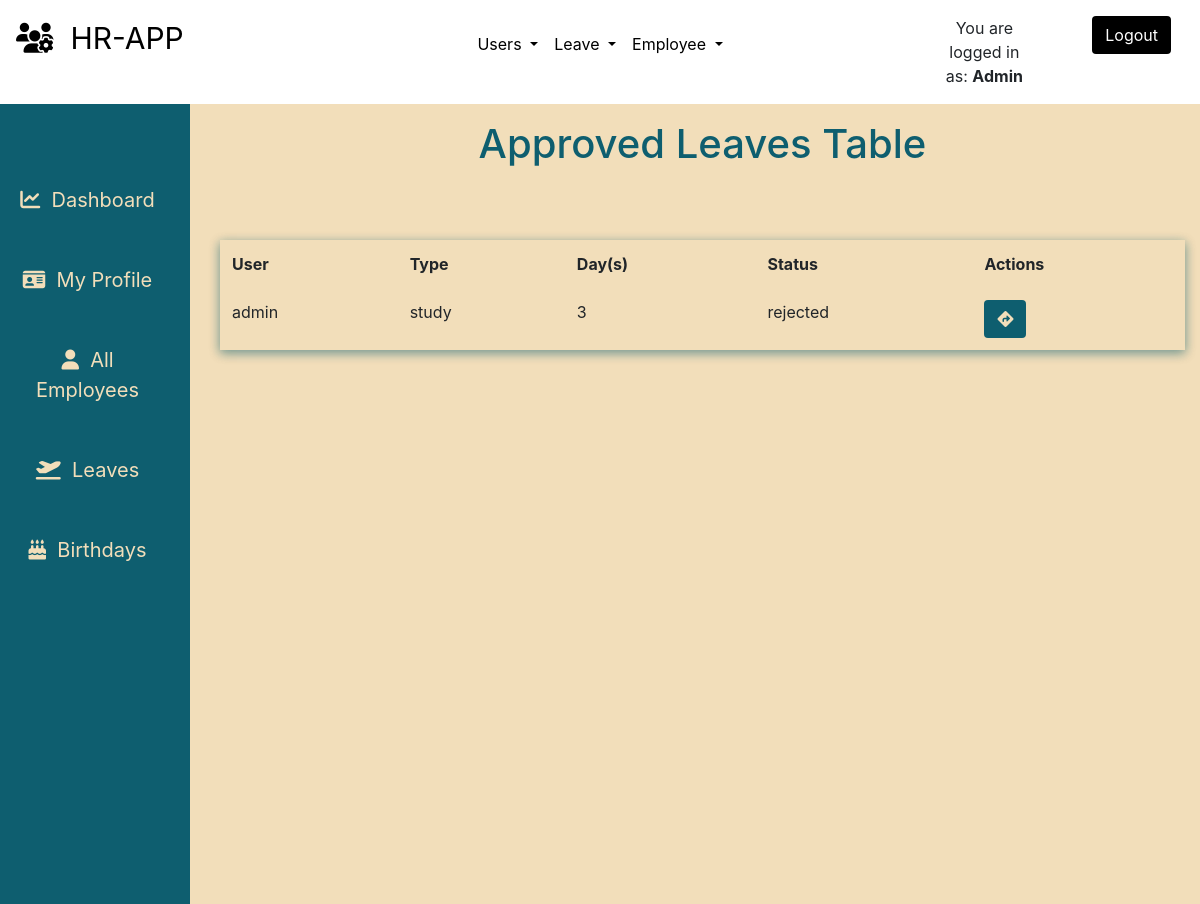
The app's page /leaves/leaves/rejected/all/ (signed in) with its own data.
### leaves/models.py (models this page shows, shortened)
class Leave(models.Model):
    SICK = 'sick'
    ANUAL = 'anual'
    EMERGENCY = 'emergency'
    STUDY = 'study'
    LEAVE_TYPE = (
    (SICK,'Sick Leave'),
    (ANUAL,'Anual Leave'),
    (EMERGENCY,'Emergency Leave'),
    (STUDY,'Study Leave'),
    )
    DAYS = 25
    user = models.ForeignKey(User,on_delete=models.CASCADE,default=1)
    startdate = models.DateField(verbose_name=_('Start Date'),help_text='leave start date is on ..',null=True,blank=False)
    enddate = models.DateField(verbose_name=_('End Date'),help_text='coming back on ...',null=True,blank=False)
    leavetype = models.CharField(verbose_name=_('Leave Type'),choices=LEAVE_TYPE,max_length=25,null=True,blank=False)
    reason = models.CharField(verbose_name=_('Reason for Leave'),max_length=255,help_text='add additional information for leave',null=True,blank=True)
    defaultdays = models.PositiveIntegerField(verbose_name=_('Leave days per year counter'),default=DAYS,null=True,blank=True)
    status = models.CharField(max_length=12,default='pending')
    is_approved = models.BooleanField(default=False)
    updated = models.DateTimeField(auto_now=True, auto_now_add=False)
    created = models.DateTimeField(auto_now=False, auto_now_add=True)
    objects = LeaveManager()
    class Meta:
        verbose_name = _('Leave')
        verbose_name_plural = ('Leaves')
        ordering = ['-created']
    @property
    def leave_days(self):
        days_count = ''
        startdate = self.startdate
        enddate = self.enddate
        if startdate > enddate:
            return
        dates = (enddate - startdate)
        return dates.days

### leaves/views.py (the view)
# urls.py: path('leaves/rejected/all/', views.rejected_leaves, name='rejected_leaves')
def rejected_leaves(request):
	if not (request.user.is_superuser and request.user.is_staff):
		return redirect('/')
	leaves = Leave.objects.all_rejected_leaves()
	paginator = Paginator(leaves, 5)
	page = request.GET.get('page')
	leave_list = paginator.get_page(page)
	return render(request,'leaves/rejected_leaves.html',{'leave_list':leave_list,'title':'rejected leave list'})

### leaves/manager.py (called while the page is built)
    def all_rejected_leaves(self):
        return super().get_queryset().filter(status='rejected').order_by('-created')

### leaves/templates/leaves/rejected_leaves.html (shortened to what this page needs)
{% extends "base.html" %}
{% load static %}
{% load crispy_forms_tags %}
{% block content %}
<div class="container-fluid">
    <div class="row flex-nowrap mt-0">
        <div class="col-auto col-md-2 col-xl-2 px-sm-2 px-0 teal-color beige-color">
            <div class="d-flex flex-column align-items-center align-items-sm-start px-3 pt-2 min-vh-100">
                <ul class="nav nav-pills flex-column mb-sm-auto mt-5 align-items-center align-items-sm-right" id="menu"
                    style="width: 100%;">
                    <li class="nav-item sidebar-item">
                        <a href="{% url 'home' %}" class="nav-link align-middle px-0">
                            <i class="fas fa-chart-line"></i><span class="ms-1 d-none d-sm-inline">&nbsp;
                                Dashboard</span>
                        </a>
                    </li>
                    <li class="nav-item sidebar-item">
                        <a href="{% url 'userprofile' %}" class="nav-link align-middle px-0">
                            <i class="fas fa-id-card"></i><span class="ms-1 d-none d-sm-inline">&nbsp; My Profile</span>
                        </a>
                    </li>
                    {% if request.user.is_superuser and request.user.is_staff %}
                    <li class="nav-item sidebar-item">
                        <a href="{% url 'employees' %}" class="nav-link align-middle px-0">
                            <i class="fas fa-user"></i><span class="ms-1 d-none d-sm-inline">&nbsp; All Employees</span>
                        </a>
                    </li>
                    {% endif %}
                    <li class="nav-item sidebar-item">
                        <a href="{% url 'all_leaves' %}" class="nav-link align-middle px-0">
                            <i class="fas fa-plane-departure"></i><span class="ms-1 d-none d-sm-inline">&nbsp;
                                Leaves</span>
                        </a>
                    </li>
                    <li class="nav-item sidebar-item">
                        <a href="{% url 'birthdays' %}" class="nav-link align-middle px-0">
                            <i class="fas fa-birthday-cake"></i><span class="ms-1 d-none d-sm-inline">&nbsp;
                                Birthdays</span>
                        </a>
                    </li>
                </ul>
            </div>
        </div>
        <div class="col-10 dahsboard-color">
            <div class="container">
                <div class="row">
                    <div class="col-12">
                        <h4 class="table-title text-center p-3">Approved Leaves Table</h4>
                    </div>
                </div>
                <div class="row">
                    <div class="col-12">
                        {% if leave_list %}
                        <table class="table mt-5">
                            <thead>
                                <tr>
                                    <th scope="col">User</th>
                                    <th scope="col" class="hide">Type</th>
                                    <th scope="col">Day(s)</th>
                                    <th scope="col">Status</th>
                                    <th scope="col">Actions</th>
                                </tr>
                            </thead>
                            <tbody>
                                {% for leave in leave_list %}
                                <tr>
                                    <td>{{ leave.user }}</td>
                                    <td class="hide">{{ leave.leavetype}}</td>
                                    <td>{{ leave.leave_days }}</td>
                                    <td>{{ leave.status }}</td>
                                    <td>
                                        <a href="{% url 'leaves_action' leave.id %}" title="Actions"
                                            class="btn teal-color beige-color">
                                            <i class="fas fa-directions"></i>
                                        </a>
                                    </td>
                                </tr>
                                {% endfor %}
                            </tbody>
                        </table>
                        {% else %}
                        <p class="no-birthdays">No Records Available!</p>
                        {% endif %}
                    </div>
                </div>
            </div>
        </div>
    </div>
</div>
{% endblock %}

### templates/base.html (shortened to what this page needs)
{% load static %}
<!doctype html>
<html lang="en">
<head>
    {% block corecss %}
    <link rel="stylesheet" href="https://stackpath.bootstrapcdn.com/bootstrap/4.4.1/css/bootstrap.min.css"
>
    <link rel="stylesheet" href="{% static 'css/base.css' %}">
    <link rel="stylesheet" href="https://cdn.jsdelivr.net/npm/flatpickr/dist/flatpickr.min.css">
    {% endblock %}
<body>
    <header class="container-fluid">
        <div class="row">
            <div class="col-{% if user.is_authenticated %}3{% else %}9{% endif %}">
                <div class="m-3">
                    <a href="{% url 'home' %}" class="main-logo-link logo-font text-black main-logo">
                        {% block navbar-content %}
                        <i class="fas fa-users-cog"></i>&nbsp;&nbsp;HR-APP
                        {% endblock navbar-content %}
                    </a>
                </div>
            </div>
            {% if user.is_authenticated %}
            {% if request.user.is_superuser %}
            <div class="col-6">
                <nav class="navbar navbar-expand-lg m-3">
                    <ul class="navbar-nav mr-auto mx-auto">
                        <li class="nav-item dropdown">
                            <a class="nav-link dropdown-toggle  text-black" href="#" role="button" data-toggle="dropdown" aria-expanded="false">
                              Users
                            </a>
                        </li>
                        <li class="nav-item dropdown">
                            <a class="nav-link dropdown-toggle  text-black" href="#" role="button" data-toggle="dropdown" aria-expanded="false">
                                Leave
                            </a>
                        </li>
                        <li class="nav-item dropdown">
                            <a class="nav-link dropdown-toggle  text-black" href="#" role="button" data-toggle="dropdown" aria-expanded="false">
                                Employee
                            </a>
                        </li>
                    </ul>
                </nav>
            </div>
            {% endif %}
            {% endif %}
            <div class="col-3">
                {% if user.is_authenticated %}
                <div class="row ">
                    <div class="col-6 ">
                        <p class="m-3 text-center">You are logged in as: <span><strong> {{ request.user | capfirst}}</strong></span></p>
                    </div>
                    <div class="col-6">
                        <a href="{% url 'account_logout' %}" class="btn btn-md btn-black m-3">Logout</a>
                    </div>
                </div>
                {% else %}
                <a href="{% url 'account_login' %}" class="btn btn-md btn-black m-3">Login</a>
                {% endif %}
            </div>
        </div>
    </header>
    {% block content %}
    {% endblock %}
</body>
</html>

### static/css/base.css (style rules this page uses)
html, body { padding: 0; height: 100%; margin: 0; max-width: 100%; }
.dahsboard-color { background-color:#F2DEBA; }
.btn-black { background: black; color: white; }
.teal-color { background-color: #0E5E6F; }
.table-title { color: #0E5E6F; font-size: 40px; }
.beige-color { color:#F2DEBA; }
.text-black { color: #000 !important; }
.logo-font { text-transform: uppercase; }
.main-logo { font-size: 30px; }
.table { -webkit-box-shadow:rgba(14,94,111, 0.16) 0px 3px 10px, rgba(14,94,111,0.23) 0px 3px 10px; box-shadow :rgba(14,94,111, 0.25) 0px 3px 10px, rgba(14,94,111,0.40) 0px 3px 10px; }
.table, .table th, .table td { border: none!important; }
.sidebar-item a { text-decoration: none; color:#F2DEBA; font-size: 20px; text-align: center; padding: 25px; }
.nav-pills { text-align: center!important; }
.container-fluid { margin: 0; padding: 0; }

### records on screen
Leave: user "admin", leavetype "study", leave_days "3", status "rejected"

### other values on screen
{{ request.user | capfirst }} "Admin"
